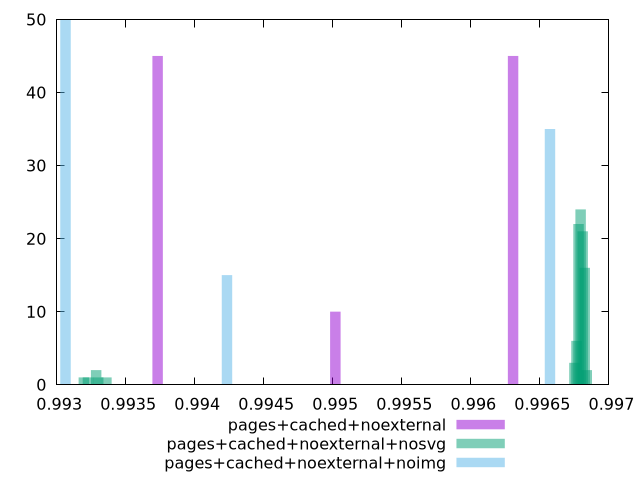

This chart was generated by the following gnuplot code:
$_pagesCachedNoexternal <<EOF
1841.715908022957 45
2009.1446269341347 46
2092.8589863897237 9
EOF
$_pagesCachedNoexternalNosvg <<EOF
1816.8508183000322 20
1819.4518932009628 24
1818.1513557504975 22
1815.550280849567 6
1822.0529681018934 5
1820.752430651428 14
2052.2480968342525 1
2044.4448721314607 1
2048.346484482857 2
2047.0459470323913 1
1823.3535055523587 3
2050.9475593837874 1
EOF
$_pagesCachedNoexternalNoimg <<EOF
1835.4644988447421 35
2064.897561200335 50
1988.4198737484708 15
EOF
set key outside below
set terminal pngcairo
set output "report_00006_2020-11-02T20-21-41.718Z/first-cpu-idle/first-cpu-idle_pages+cached+noexternal_pages+cached+noexternal+nosvg_pages+cached+noexternal+noimg+hist.png"
set boxwidth 5.546174110803135
set style fill transparent solid 0.5 noborder
set yrange [0:50]
plot $_pagesCachedNoexternal title "pages+cached+noexternal" with boxes ,$_pagesCachedNoexternalNosvg title "pages+cached+noexternal+nosvg" with boxes ,$_pagesCachedNoexternalNoimg title "pages+cached+noexternal+noimg" with boxes ,
